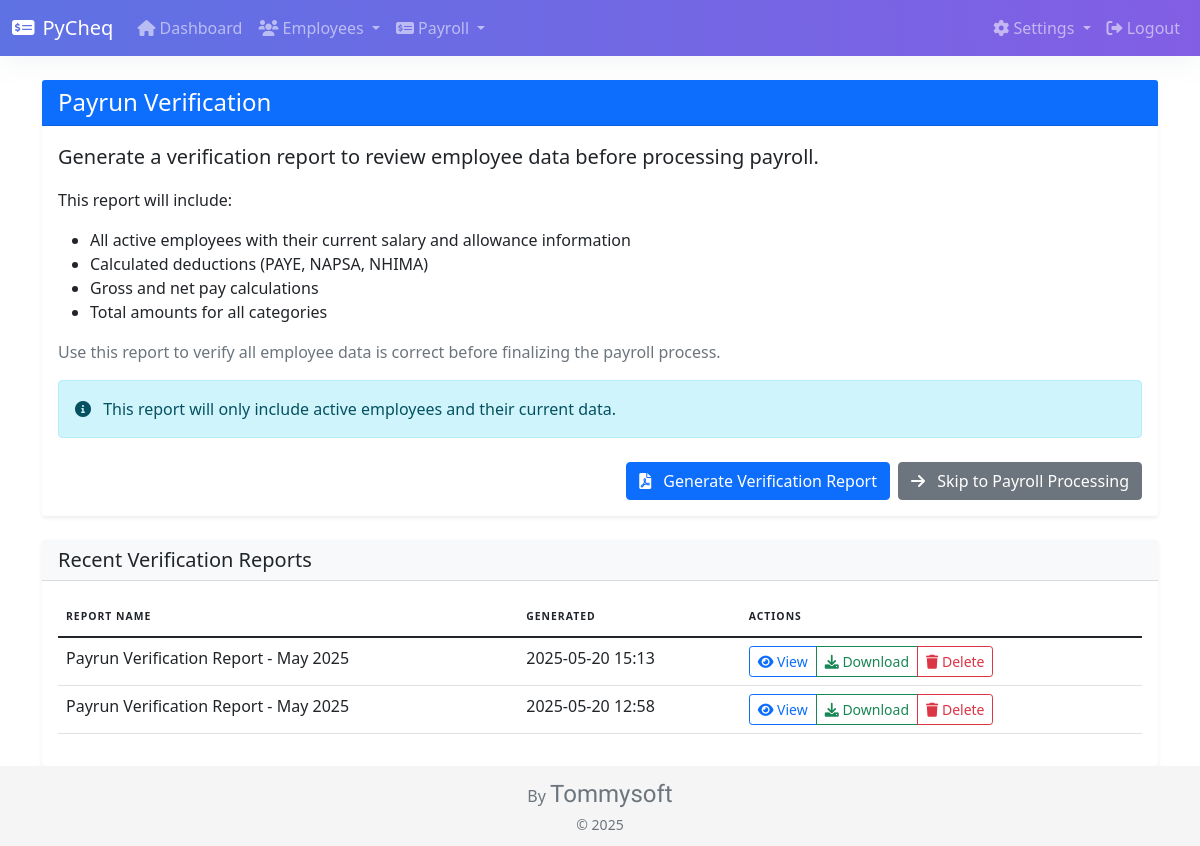
Screenshot of /payrun_verification (signed in) with the database file from the repository.
### models.py (models this page shows)
class Report(db.Model):
    id = db.Column(db.String(100), primary_key=True)
    name = db.Column(db.String(200), nullable=False)
    type = db.Column(db.String(50), nullable=False)
    format = db.Column(db.String(10), nullable=False)
    generated_at = db.Column(db.DateTime, default=datetime.now)
    year = db.Column(db.Integer, nullable=False)
    month = db.Column(db.Integer, nullable=True)
    file_path = db.Column(db.String(255), nullable=False)

### app.py (the view, shortened to what this page needs)
@app.route('/payrun_verification', methods=['GET', 'POST'])
@login_required
def payrun_verification():
    reports = Report.query.filter_by(type='verification').order_by(Report.generated_at.desc()).all()
    return render_template('payrun_verification.html', reports=reports)

### app.py (called while the page is built)
@login_manager.user_loader
def load_user(user_id):
    return User.query.get(int(user_id))

### templates/payrun_verification.html
{% extends "base.html" %}
{% block content %}
<div class="container">
    <div class="row">
        <div class="col-md-12">
            <div class="card shadow-sm mb-4">
                <div class="card-header bg-primary text-white">
                    <h4 class="mb-0">Payrun Verification</h4>
                </div>
                <div class="card-body">
                    <p class="lead">Generate a verification report to review employee data before processing payroll.</p>
                    <p>This report will include:</p>
                    <ul>
                        <li>All active employees with their current salary and allowance information</li>
                        <li>Calculated deductions (PAYE, NAPSA, NHIMA)</li>
                        <li>Gross and net pay calculations</li>
                        <li>Total amounts for all categories</li>
                    </ul>
                    <p class="text-muted">Use this report to verify all employee data is correct before finalizing the payroll process.</p>
                    <div class="alert alert-info">
                        <i class="fas fa-info-circle me-2"></i> This report will only include active employees and their current data.
                    </div>
                    <form method="POST" class="mt-4">
                        <div class="d-grid gap-2 d-md-flex justify-content-md-end">
                            <button type="submit" class="btn btn-primary">
                                <i class="fas fa-file-pdf me-2"></i> Generate Verification Report
                            </button>
                            <a href="{{ url_for('process_payroll', skip='true') }}" class="btn btn-secondary">
                                <i class="fas fa-arrow-right me-2"></i> Skip to Payroll Processing
                            </a>
                        </div>
                    </form>
                </div>
            </div>
            <div class="card shadow-sm">
                <div class="card-header bg-light">
                    <h5 class="mb-0">Recent Verification Reports</h5>
                </div>
                <div class="card-body">
                    {% set verification_reports = reports|selectattr('type', 'equalto', 'verification')|list %}
                    {% if verification_reports %}
                        <div class="table-responsive">
                            <table class="table table-hover">
                                <thead>
                                    <tr>
                                        <th>Report Name</th>
                                        <th>Generated</th>
                                        <th>Actions</th>
                                    </tr>
                                </thead>
                                <tbody>
                                    {% for report in verification_reports|sort(attribute='generated_at', reverse=True) %}
                                    <tr>
                                        <td>{{ report.name }}</td>
                                        <td>{{ report.generated_at.strftime('%Y-%m-%d %H:%M') }}</td>
                                        <td>
                                            <div class="btn-group btn-group-sm">
                                                <a href="{{ url_for('view_report', id=report.id) }}" class="btn btn-outline-primary">
                                                    <i class="fas fa-eye"></i> View
                                                </a>
                                                <a href="{{ url_for('static', filename=report.file_path) }}" download class="btn btn-outline-success">
                                                    <i class="fas fa-download"></i> Download
                                                </a>
                                                <a href="{{ url_for('delete_report', id=report.id) }}" class="btn btn-outline-danger" onclick="return confirm('Are you sure you want to delete this report?');">
                                                    <i class="fas fa-trash"></i> Delete
                                                </a>
                                            </div>
                                        </td>
                                    </tr>
                                    {% endfor %}
                                </tbody>
                            </table>
                        </div>
                    {% else %}
                        <div class="alert alert-light text-center">
                            <i class="fas fa-file-alt fa-2x mb-3"></i>
                            <p>No verification reports have been generated yet.</p>
                        </div>
                    {% endif %}
                </div>
            </div>
        </div>
    </div>
</div>
{% endblock %}

### templates/base.html (style rules this page uses)
.card { box-shadow: 0 0 2rem 0 rgba(136,152,170,.15); border: 0; }
.table thead th { font-size: .65rem; padding-top: .75rem; padding-bottom: .75rem; letter-spacing: 1px; text-transform: uppercase; border-bottom: 1px solid #e9ecef; }
html { position: relative; min-height: 100%; }
body { margin-bottom: 80px; }

### rows the page displays
Report: name "Payrun Verification Report - May 2025", generated_at "2025-05-20 15:13"
Report: name "Payrun Verification Report - May 2025", generated_at "2025-05-20 12:58"
